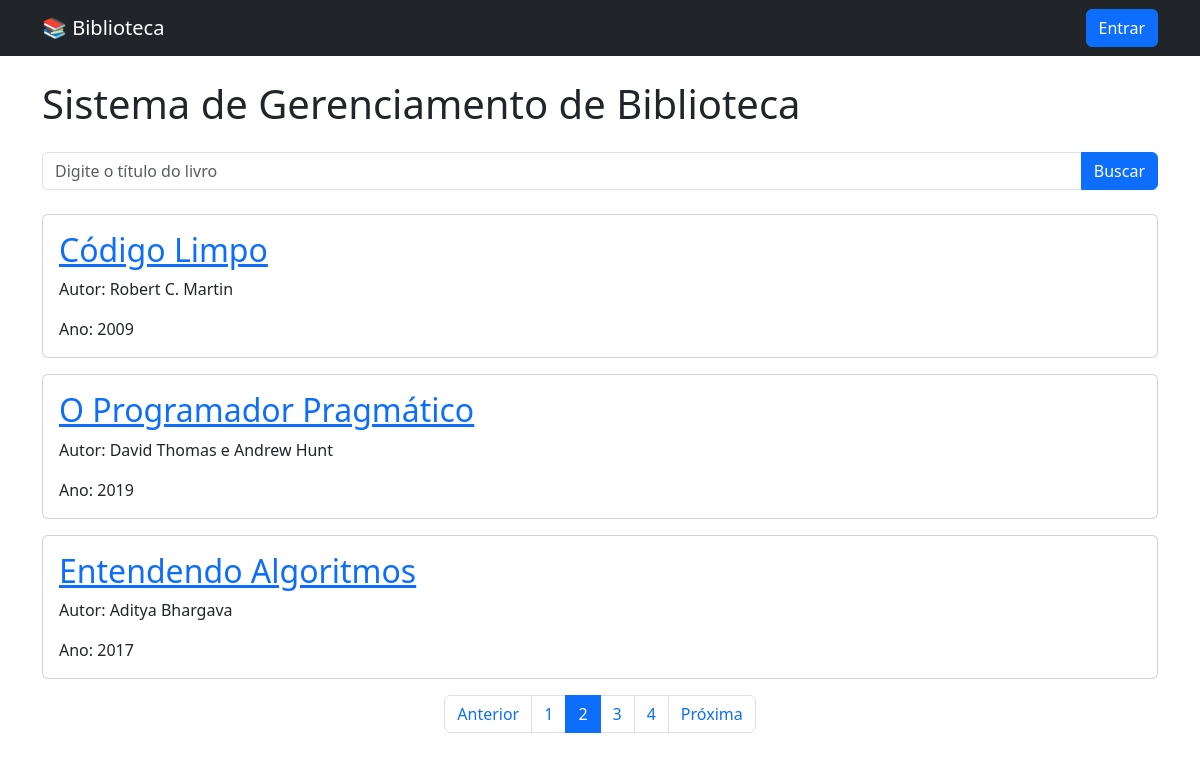
Screenshot of /livros/?pagina=2&busca= with the database file from the repository.
### livros/models.py (models this page shows, shortened)
class Livro(models.Model):
    titulo = models.CharField(max_length=100)
    autor = models.CharField(max_length=100)
    ano_publicacao = models.IntegerField()

### livros/views.py (the view)
# urls.py: path('', views.lista_livros, name='lista_livros'),
def lista_livros(request):
    busca = request.GET.get('busca')
    livros = Livro.objects.all()
    if busca:
        livros = livros.filter(titulo__icontains=busca)
    paginator = Paginator(livros, 3)
    pagina = request.GET.get('pagina')
    livros = paginator.get_page(pagina)
    contexto = {
        'livros': livros
    }
    return render(request, 'livros/lista_livros.html', contexto)

### livros/templates/livros/lista_livros.html (shortened to what this page needs)
{% extends 'livros/base.html' %}
{% block content %}
<h1 class="mb-4">
    Sistema de Gerenciamento de Biblioteca
</h1>
<form method="GET" class="mb-4">
    <div class="input-group">
        <input
            type="text"
            name="busca"
            class="form-control"
            placeholder="Digite o título do livro"
            value="{{ busca|default:'' }}"
        >
        <button class="btn btn-primary" type="submit">
            Buscar
        </button>
    </div>
</form>
{% for livro in livros %}
    <div class="card mb-3">
        <div class="card-body">
            <a href="{% url 'detalhe_livro' livro.id %}">
                <h2 class="card-title">
                    {{ livro.titulo }}
                </h2>
            </a>
            <p class="card-text">
                Autor: {{ livro.autor }}
            </p>
            <p class="card-text">
                Ano: {{ livro.ano_publicacao }}
            </p>
        </div>
    </div>
{% empty %}
    <div class="alert alert-warning">
        Nenhum livro encontrado.
    </div>
{% endfor %}
<nav aria-label="Paginação">
    <ul class="pagination justify-content-center">
        {% if livros.has_previous %}
            <li class="page-item">
                <a class="page-link"
                   href="?pagina={{ livros.previous_page_number }}&busca={{ busca }}">
                    Anterior
                </a>
            </li>
        {% else %}
            <li class="page-item disabled">
                <span class="page-link">
                    Anterior
                </span>
            </li>
        {% endif %}
        {% for num in livros.paginator.page_range %}
            {% if livros.number == num %}
                <li class="page-item active">
                    <span class="page-link">
                        {{ num }}
                    </span>
                </li>
            {% else %}
                <li class="page-item">
                    <a class="page-link" href="?pagina={{ num }}&busca={{ busca }}">
                        {{ num }}
                    </a>
                </li>
            {% endif %}
        {% endfor %}
        {% if livros.has_next %}
            <li class="page-item">
                <a class="page-link"
                  href="?pagina={{ livros.next_page_number }}&busca={{ busca }}">
                    Próxima
                </a>
            </li>
        {% else %}
            <li class="page-item disabled">
                <span class="page-link">
                    Próxima
                </span>
            </li>
        {% endif %}
    </ul>
</nav>
{% endblock %}

### rows the page displays
Livro: titulo "Código Limpo", autor "Robert C. Martin", ano_publicacao "2009"
Livro: titulo "O Programador Pragmático", autor "David Thomas e Andrew Hunt", ano_publicacao "2019"
Livro: titulo "Entendendo Algoritmos", autor "Aditya Bhargava", ano_publicacao "2017"

### other values shown
{{ num }} "1" "3" "4"
{{ num }} "2"
